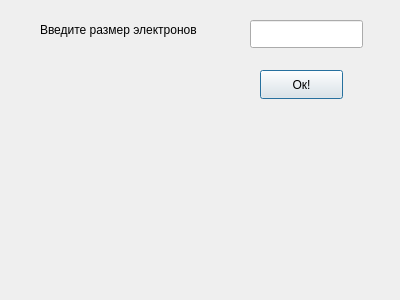
<?xml version="1.0" encoding="UTF-8"?>
<ui version="4.0">
 <class>Taztdinov</class>
 <widget class="QDialog" name="Taztdinov">
  <property name="geometry">
   <rect>
    <x>0</x>
    <y>0</y>
    <width>400</width>
    <height>300</height>
   </rect>
  </property>
  <property name="windowTitle">
   <string>Dialog</string>
  </property>
  <widget class="QLabel" name="label">
   <property name="geometry">
    <rect>
     <x>40</x>
     <y>20</y>
     <width>201</width>
     <height>20</height>
    </rect>
   </property>
   <property name="text">
    <string>Введите размер электронов</string>
   </property>
  </widget>
  <widget class="QLineEdit" name="lineEdit">
   <property name="geometry">
    <rect>
     <x>250</x>
     <y>20</y>
     <width>113</width>
     <height>28</height>
    </rect>
   </property>
  </widget>
  <widget class="QPushButton" name="pushButton">
   <property name="geometry">
    <rect>
     <x>260</x>
     <y>70</y>
     <width>83</width>
     <height>29</height>
    </rect>
   </property>
   <property name="text">
    <string>Ок!</string>
   </property>
  </widget>
 </widget>
 <resources/>
 <connections/>
</ui>
